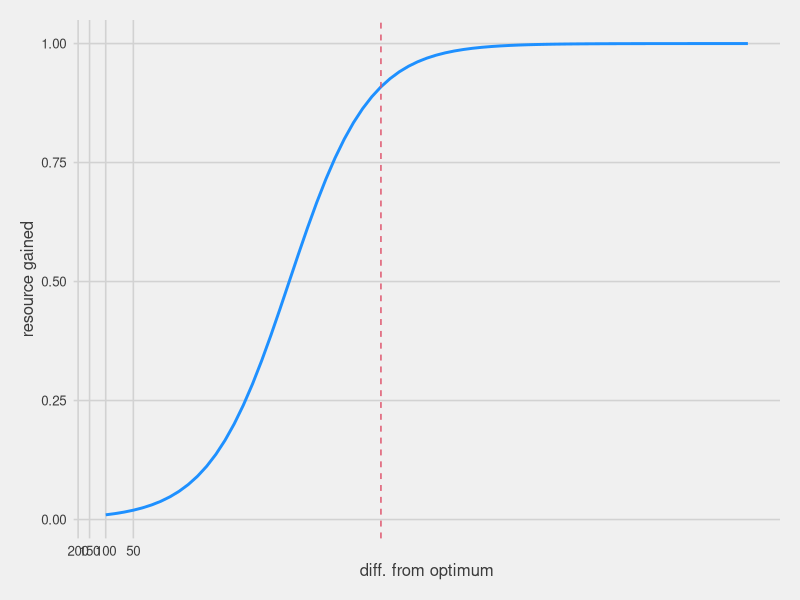
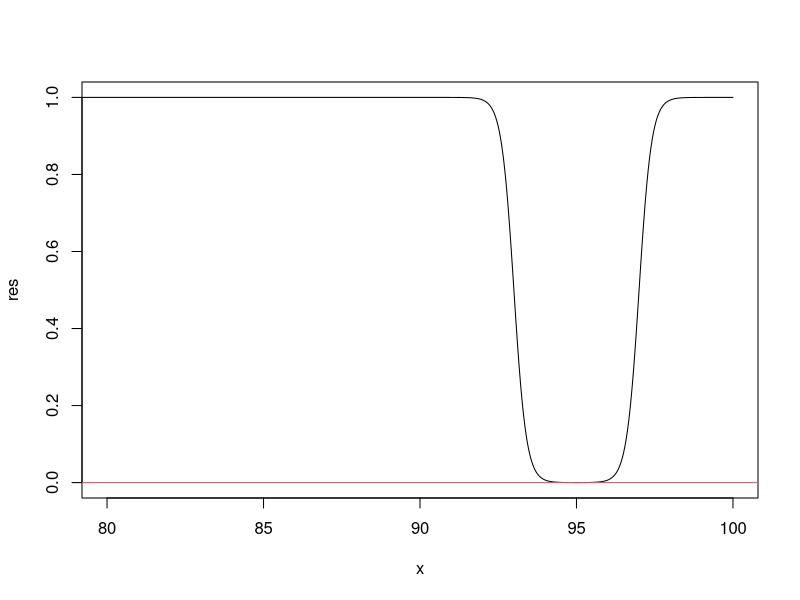

Here is the R script that generated these plots, in order:
#### code to show initial assumptions ####

# Code author Pratik Gupte
# PhD student
# MARM group, GELIFES-RUG, NL
# Contact p.r.gupte@rug.nl

#### load libs ####

library(ggplot2)
# reverse log trans func
library("scales")
reverselog_trans <- function(base = exp(1)) {
  trans <- function(x) -log(x, base)
  inv <- function(x) base^(-x)
  trans_new(paste0("reverselog-", format(base)), trans, inv, 
            log_breaks(base = base), 
            domain = c(1e-100, Inf))
}

# themes
library(ggthemes)

#### prep resource ~ distance plot ####

div = 10^seq(-5,2,0.1)
a = 1/(1+(div))

# energy as a function of distance from peak
ggplot()+
  geom_path(aes(x = div, y = a), col = "dodgerblue", size = 1)+
  geom_vline(xintercept = c(0.1), col = 2, lty = 2)+
  scale_x_continuous(trans = reverselog_trans(10))+
  theme_fivethirtyeight()+
  theme(axis.title = element_text())+
  labs(x = "diff. from optimum", y = "resource gained")

#### looking at continuous agent depletion ####
# is the distribution wrapped?
{
  x = seq(0,100,0.01)
  maxland = 100
  pos = 95
  # this is the distance on a ring
  diffpos = matrix(c(abs(x - pos), maxland - abs(x - pos)), ncol = 2)
  distonring = apply(diffpos, 1, min)
  res = 1/(1 + exp(-5*(distonring-2)))
  #res = 1 - dep
  plot(x, res, type = "l", xlim = c(80, 100))
  abline(h = 0, col = 2)
}
